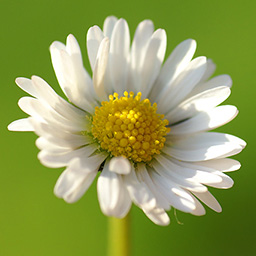
#> input picture Quentin/lfi-02/lfi-02/images/db/test/flower2.jpg, 256 x 256 px
$ python image_retrieval.py
#> lines starting #> are read from the running program, lines starting #| are printed output that depends on the picture
import cv2
import glob
import numpy as np
from queue import PriorityQueue
import os

############################################################
#
#              Simple Image Retrieval
#
############################################################

test_image_path = "./images/db/test/flower2.jpg"
filename = os.path.splitext(os.path.basename(test_image_path))[0]
test_image = cv2.imread(test_image_path)
#> test_image is the input picture: shape (256, 256, 3); mean B, G, R 86.5, 157.9, 144.9
gray_test_image = cv2.imread(test_image_path, cv2.IMREAD_GRAYSCALE)
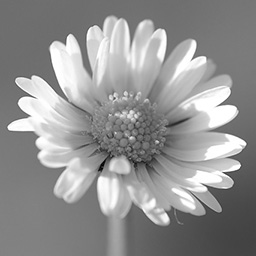
#> gray_test_image: shape (256, 256); min 0, max 255, mean 145.9

# show Image
def showImage(image, name):
    cv2.imshow(name, image)
    cv2.waitKey(0)


# implement distance function
def distance(a, b):
    return float(np.linalg.norm(a - b))


def create_keypoints(w, h, step=16, keypointSize=11):
    keypoints = []
    # please sample the image uniformly in a grid
    # find the keypoint size and number of sample points
    # as hyperparameters
    for x in range(0, w, step):
        for y in range(0, h, step):
            keypoints.append(cv2.KeyPoint(x, y, keypointSize))

    return keypoints


# 1. preprocessing and load
image_paths = glob.glob('./images/db/train/*/*.jpg')
images = []
gray_images = []
for path in image_paths :
    images.append(cv2.imread(path))
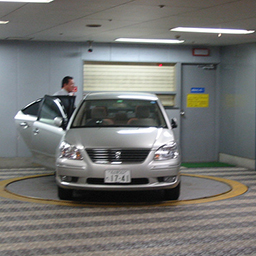
#> input picture Quentin/lfi-02/lfi-02/images/db/train/cars/1137646735_2fb2752249.jpg, 256 x 256 px
    gray_images.append(cv2.imread(path, cv2.IMREAD_GRAYSCALE))

# 2. create keypoints on a regular grid (cv2.KeyPoint(r, c, keypointSize), as keypoint size use e.g. 11)
descriptors = []
keypoints = create_keypoints(256, 256)

# 3. use the keypoints for each image and compute SIFT descriptors
#    for each keypoint. this compute one descriptor for each image.

sift = cv2.SIFT_create()

for image in gray_images :
    _, descriptor = sift.compute(image, keypoints)
    descriptors.append(descriptor)
#> this loop made 3 passes
#> after the loop, descriptors = 3 items

# 4. use one of the query input image to query the 'image database' that
#    now compress to a single area. Therefore extract the descriptor and
#    compare the descriptor to each image in the database using the L2-norm
#    and save the result into a priority queue (q = PriorityQueue())

q = PriorityQueue()

_, test_descriptor = sift.compute(gray_test_image, keypoints)

for i, descriptor in enumerate(descriptors) :
    dist = distance(test_descriptor, descriptor)
    q.put((dist, images[i]))
#> this loop made 3 passes
#> dist on passes 1 to 3: 9110.4, 8437, 8592.1

# best_match = q.get()

# showImage(test_image, "query_image")
# showImage(best_match[1], "best_match")

# 5. output (save and/or display) the query results in the order of smallest distance

# Get the 20 best matches
best_results = []
for _ in range(20):
    if not q.empty():
        best_results.append(q.get())
#> after the loop, best_results = 3 items

mini_size = (128, 128)
minis = []

for dist, img in best_results:
    mini = cv2.resize(img, mini_size)
    minis.append(mini)
#> this loop made 3 passes
#> pass 1, `mini = cv2.resize(img, mini_size)`:
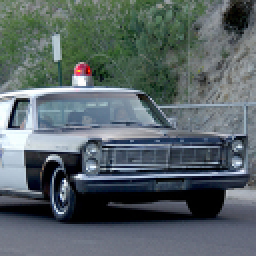
#> mini: shape (128, 128, 3) (shown 2 times larger); mean B, G, R 103, 100, 88.3
#> pass 2, `mini = cv2.resize(img, mini_size)`:
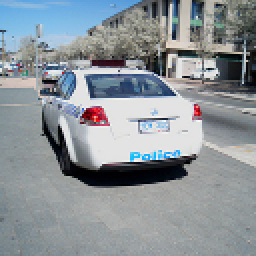
#> mini: shape (128, 128, 3) (shown 2 times larger); mean B, G, R 152.5, 147.1, 139.5
#> pass 3, `mini = cv2.resize(img, mini_size)`:
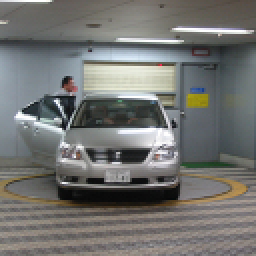
#> mini: shape (128, 128, 3) (shown 2 times larger); mean B, G, R 112.5, 115.1, 114.6
#> after the loop, minis = 3 items

# Build the grid: 2 rows, 10 columns
row1 = np.hstack(minis[:10])
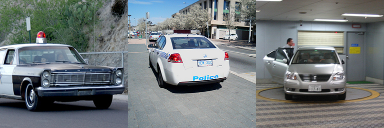
#> row1: shape (128, 384, 3); mean of channels 0, 1, 2 122.7, 120.7, 114.1; drawn as B, G, R
#> (the run stopped early here; a loop or call above may not have finished)
